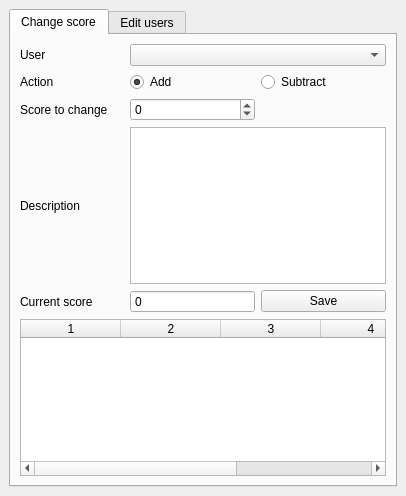
<?xml version="1.0" encoding="UTF-8"?>
<ui version="4.0">
 <class>MainWindow</class>
 <widget class="QMainWindow" name="MainWindow">
  <property name="geometry">
   <rect>
    <x>0</x>
    <y>0</y>
    <width>406</width>
    <height>496</height>
   </rect>
  </property>
  <property name="windowTitle">
   <string>User Points</string>
  </property>
  <widget class="QWidget" name="centralwidget">
   <layout class="QGridLayout" name="gridLayout">
    <item row="0" column="0">
     <widget class="QTabWidget" name="tabWidget">
      <property name="sizePolicy">
       <sizepolicy hsizetype="Expanding" vsizetype="Expanding">
        <horstretch>0</horstretch>
        <verstretch>0</verstretch>
       </sizepolicy>
      </property>
      <property name="currentIndex">
       <number>0</number>
      </property>
      <widget class="QWidget" name="tab_1">
       <attribute name="title">
        <string>Change score</string>
       </attribute>
       <layout class="QGridLayout" name="gridLayout_3">
        <item row="0" column="0">
         <widget class="QLabel" name="label_user">
          <property name="text">
           <string>User</string>
          </property>
         </widget>
        </item>
        <item row="0" column="1" colspan="2">
         <widget class="QComboBox" name="user_change">
          <property name="editable">
           <bool>false</bool>
          </property>
         </widget>
        </item>
        <item row="1" column="0">
         <widget class="QLabel" name="label_action">
          <property name="text">
           <string>Action</string>
          </property>
         </widget>
        </item>
        <item row="1" column="1">
         <widget class="QRadioButton" name="radio_add">
          <property name="text">
           <string>Add</string>
          </property>
          <property name="checked">
           <bool>true</bool>
          </property>
         </widget>
        </item>
        <item row="1" column="2">
         <widget class="QRadioButton" name="radio_subtract">
          <property name="text">
           <string>Subtract</string>
          </property>
         </widget>
        </item>
        <item row="2" column="0">
         <widget class="QLabel" name="label_change_score">
          <property name="text">
           <string>Score to change</string>
          </property>
         </widget>
        </item>
        <item row="2" column="1">
         <widget class="QSpinBox" name="change_score">
          <property name="minimum">
           <number>-32657</number>
          </property>
          <property name="maximum">
           <number>32657</number>
          </property>
         </widget>
        </item>
        <item row="3" column="0">
         <widget class="QLabel" name="label_description">
          <property name="frameShape">
           <enum>QFrame::Shape::NoFrame</enum>
          </property>
          <property name="text">
           <string>Description</string>
          </property>
         </widget>
        </item>
        <item row="3" column="1" colspan="2">
         <widget class="QPlainTextEdit" name="text_description">
          <property name="documentTitle">
           <string/>
          </property>
          <property name="plainText">
           <string/>
          </property>
         </widget>
        </item>
        <item row="4" column="0">
         <widget class="QLabel" name="label_current_score">
          <property name="text">
           <string>Current score</string>
          </property>
         </widget>
        </item>
        <item row="4" column="1">
         <widget class="QSpinBox" name="dynamic_current_score">
          <property name="frame">
           <bool>true</bool>
          </property>
          <property name="readOnly">
           <bool>true</bool>
          </property>
          <property name="buttonSymbols">
           <enum>QAbstractSpinBox::ButtonSymbols::NoButtons</enum>
          </property>
          <property name="keyboardTracking">
           <bool>false</bool>
          </property>
          <property name="minimum">
           <number>-32657</number>
          </property>
          <property name="maximum">
           <number>32657</number>
          </property>
         </widget>
        </item>
        <item row="4" column="2">
         <widget class="QPushButton" name="saveButton">
          <property name="text">
           <string>Save</string>
          </property>
         </widget>
        </item>
        <item row="5" column="0" colspan="3">
         <widget class="QTableWidget" name="tableWidget">
          <property name="rowCount">
           <number>0</number>
          </property>
          <property name="columnCount">
           <number>5</number>
          </property>
          <column/>
          <column/>
          <column/>
          <column/>
          <column/>
         </widget>
        </item>
       </layout>
      </widget>
      <widget class="QWidget" name="tab_3">
       <attribute name="title">
        <string>Edit users</string>
       </attribute>
       <layout class="QGridLayout" name="gridLayout_2">
        <item row="0" column="0">
         <widget class="QLabel" name="label_user_2">
          <property name="text">
           <string>User</string>
          </property>
         </widget>
        </item>
        <item row="0" column="1" colspan="2">
         <widget class="QLineEdit" name="user_edit">
          <property name="cursor">
           <cursorShape>SizeVerCursor</cursorShape>
          </property>
          <property name="focusPolicy">
           <enum>Qt::FocusPolicy::WheelFocus</enum>
          </property>
         </widget>
        </item>
        <item row="1" column="1">
         <widget class="QPushButton" name="userCreateButton">
          <property name="text">
           <string>Create</string>
          </property>
         </widget>
        </item>
        <item row="1" column="2">
         <widget class="QPushButton" name="userDeleteButton">
          <property name="text">
           <string>Delete</string>
          </property>
         </widget>
        </item>
        <item row="2" column="0" colspan="3">
         <widget class="QLabel" name="label_warning">
          <property name="autoFillBackground">
           <bool>false</bool>
          </property>
          <property name="text">
           <string/>
          </property>
          <property name="textFormat">
           <enum>Qt::TextFormat::AutoText</enum>
          </property>
          <property name="wordWrap">
           <bool>true</bool>
          </property>
         </widget>
        </item>
       </layout>
      </widget>
     </widget>
    </item>
   </layout>
  </widget>
 </widget>
 <resources/>
 <connections/>
</ui>
